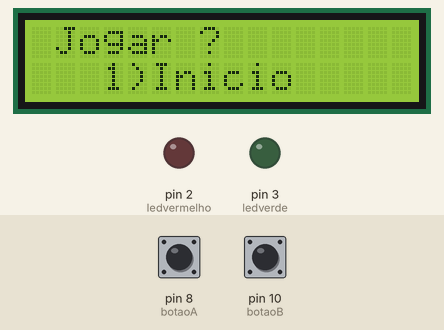
A sketch run on a simulated Arduino Uno, built with avr-gcc and run on an emulated ATmega328P. Shown: 16×2 character LCD, output pins drawn as LEDs (lit = HIGH). The inputs (shaded band) are chosen by the test bench; at power-on: pin 8 (botaoA) LOW, pin 10 (botaoB) LOW. Random numbers use the default seed unless the sketch sets one.

Above: at 1.2 s.
1.3 s: pin 8 (botaoA) pulled HIGH for 3.2 s
At 5.0 s:
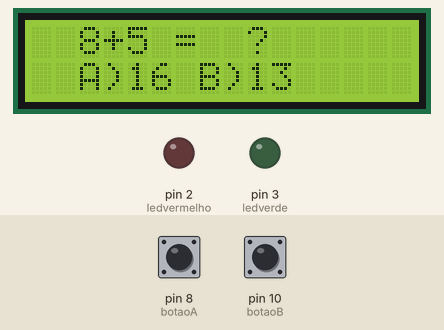
6.0 s: pin 10 (botaoB) pulled HIGH for 1 s
At 7.6 s:
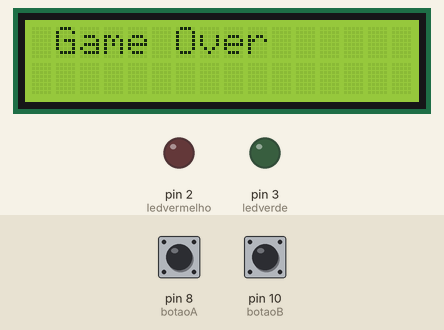
10.0 s: pin 10 (botaoB) pulled HIGH for 3.2 s
At 13.5 s:
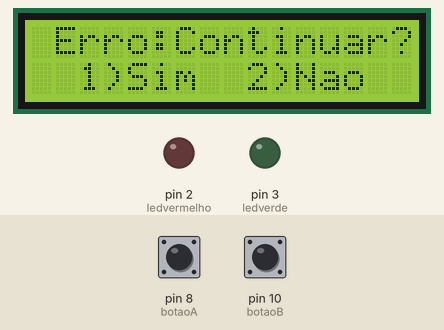
14.7 s: pin 8 (botaoA) pulled HIGH for 0.15 s
At 14.77 s:
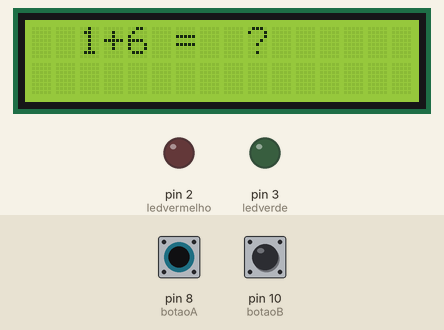
Timing chart, 0 to 17.3 s (numbered marks = the images above; inputs shaded):
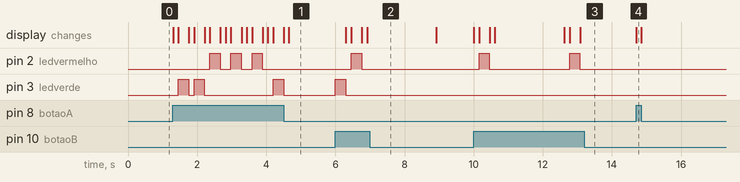

Measured:
- after the input at 1.3 s, pin 2 (ledvermelho): alternates HIGH for 0.30 s and LOW for 0.31 s, 6 changes in all, then stays LOW, starting after 1.1 s; pin 3 (ledverde): goes HIGH 0.30 s, LOW 0.16 s, HIGH 0.30 s, LOW 2.0 s, HIGH 0.30 s, then LOW, starting after 0.16 s; the display: first changes at once (image 1 shows a later state)
- after the input at 6.0 s, pin 2 (ledvermelho): LOW → HIGH after 0.46 s, → LOW 0.30 s later; pin 3 (ledverde): LOW → HIGH at once, → LOW 0.30 s later; the display: first changes after 0.30 s (image 2 shows a later state)
- after the input at 10.0 s, pin 2 (ledvermelho): alternates HIGH for 0.30 s and LOW for 2.3 s, starting after 0.16 s; the display: first changes at once (image 3 shows a later state)
- after the input at 14.7 s, the display: changes at once (image 4)

The sketch:

projeto_ura_oficial1.ino
```cpp
#include <LiquidCrystal.h> // Adiciona a biblioteca "LiquidCrystal" ao projeto

LiquidCrystal lcd(12, 13, 7, 6, 5, 4); // Pinagem do LCD

int botaoA=8;
int botaoB=10;
int botaoC=11;
int ledverde=3;
int ledvermelho=2;
int estado_botaoA = 0;
int estado_botaoB = 0;
int estado_botaoC = 0;
int tela=1;
int sorteio=15;
int certo=0;
int errado=0;
bool bug=false;

void setup()
{
  lcd.begin(16, 2); // Inicia o lcd de 16x2

  //Declaramos que o botão irá ser do tipo entrada.
  pinMode(botaoA, INPUT);
  pinMode(botaoB, INPUT);
  //Led usará a porta do tipo saída.
  pinMode(ledverde, OUTPUT);
  pinMode(ledvermelho, OUTPUT);

}

void loop(){
  if(tela==1){//start: tela inicial
    bug=true;
  	Inicio();
  }else if(tela==2){// Tela de escolha das operações
	Operacao();
  }else if(tela==3){ //Tela de Resposta errada(dualidade)
    continuar();
  }else if(tela==4){// Tela de sorteio de alocação de resposta
    visual_resp();
  }else if(tela==5){//tela de verificação de resposta e leds
    Verificar_resp();
  }else if(tela==6){ //soma
    soma();
  }else if(tela==7){ //game over
  	fim();
  }else if(tela==8){ //decisão da tela de continuar(tela=3);
    if(Status_botoes() == 'A'){
      tela=2;
    }else if(Status_botoes() == 'B'){
      if(bug==true){
      	tela=2;
      }else{
        tela=7;
      }
  	}
  }else if(tela==9){
  	multiplicacao();
  }else if(tela==10){
  	subtracao();
  }else if(tela==11){
  	divisao();
  }
}

char Status_botoes(){ //leitura do estado do botao
  estado_botaoA = digitalRead(botaoA);
  estado_botaoB = digitalRead(botaoB);

  if (estado_botaoA==true){
  	return 'A';
  }
  else if(estado_botaoB==true){
  	return 'B';
  }
  else{
  	return 'O';
  }
}

void Operacao(){ //tela 02: operações
	int x = rand()%3;
  	//int x = 3;
  	bug=false;
  if(x==0){ //soma
  	tela=6;
  }
  else if(x==1){//multiplicação
  	tela=9;
  }
  else if(x==2){//subtração
  	tela=10;
  }else if(x==3){//divisão
  	tela=11;
  }
}

void continuar(){ //tela 03: fim ou recomeço do jogo
  lcd.clear();
  lcd.setCursor(1, 0);
  lcd.print("Erro:Continuar?");
  lcd.setCursor(2, 1);
  lcd.print("1)Sim  2)Nao");
  delay(150);
  tela=8;
}

void Inicio(){ //tela 01: inicio
  lcd.clear();
  lcd.setCursor(1, 0);
  lcd.print("Jogar ?");
  lcd.setCursor(2, 4);
  lcd.print(" 1)Inicio");

  tela=8;
}

void soma(){ //Recurso Soma
  int x = num_aleatorio(10);
  int y = num_aleatorio(10);
  certo=x+y;
  errado=certo+(num_aleatorio(4));

  lcd.clear();
  lcd.setCursor(2, 0);
  lcd.print(String(x) + "+" + String(y)+" =  ? ");
  delay(150);

  tela=4;
}

void Verificar_resp(){ // verifica resposta e led
  if(Status_botoes() == 'A'){
    if(sorteio==0){ //caso A sejá a correta, sorteio==0
	  greenLed();
      tela=2;
    }else{
	  redLed();
      tela=3;
    }
  }else if(Status_botoes() == 'B'){
  	if(sorteio==1){
      greenLed();
      tela=2;
    }else{
	  redLed();
      tela=3;
    }
  }
}
void visual_resp(){
  sorteio = rand()%2; //Sorteia o btn q recebe a resposta certa
  //0 corresponde ao btnA e 1 ao btnB

  if(sorteio==0){ //btn A recebe resposta correta
    lcd.setCursor(2, 1);
    lcd.print("A)");
    lcd.print(certo);
    lcd.print("  B)");
    lcd.print(errado);

  }else if(sorteio==1){ //btn B recebe resposta correta
    lcd.setCursor(2, 1);
    lcd.print("A)");
    lcd.print(errado);
    lcd.print(" B)");
    lcd.print(certo);
  }
  tela=5;
}

//Procedimentos;
void greenLed(){	//controla o led verde
  digitalWrite(ledverde, HIGH);
  delay(300);
  digitalWrite(ledverde, LOW);
}
void redLed(){		//controla o led vermelho
  digitalWrite(ledvermelho, HIGH);
  delay(300);
  digitalWrite(ledvermelho, LOW);
}
void fim(){		//tela de fim de jogo
  lcd.clear();
  lcd.setCursor(1, 0);
  lcd.print("Game Over");
  delay(2000);
  tela=1;
}
int num_aleatorio(int d){
	int a=rand()%d;
  for(;a==0;){
  	a=rand()%d;
  }
  return a;
}
void multiplicacao(){ //Recurso Soma
  int x = num_aleatorio(10);
  int y = num_aleatorio(10);
  certo=x*y;
  errado=certo+(num_aleatorio(4));

  lcd.clear();
  lcd.setCursor(2, 0);
  lcd.print(String(x) + "x" + String(y)+" =  ? ");
  delay(150);

  tela=4;
}
void subtracao(){ //Recurso Soma
  int x = num_aleatorio(10);
  int y = num_aleatorio(10);
  certo=x-y;
  errado=certo+(num_aleatorio(4));

  lcd.clear();
  lcd.setCursor(2, 0);
  lcd.print(String(x) + "-" + String(y)+" =  ? ");
  delay(150);

  tela=4;
}
void divisao(){ //Recurso Soma
  int x = num_aleatorio(10);
  int y = num_aleatorio(10);
  certo=(float)x/y;
  errado=certo+float(num_aleatorio(4));

  lcd.clear();
  lcd.setCursor(2, 0);
  lcd.print(String(x) + "/" + String(y)+" =  ? ");
  delay(150);

  tela=4;
}
```
